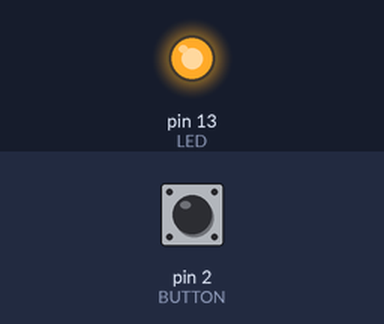
A sketch run on a simulated Arduino Uno, built with avr-gcc and run on an emulated ATmega328P. Shown: output pins drawn as LEDs (lit = HIGH). The inputs (shaded band) are chosen by the test bench; at power-on: pin 2 (BUTTON) HIGH.

Above: at 1.2 s.
1.3 s: pin 2 (BUTTON) pulled LOW for 0.15 s
At 2.6 s:
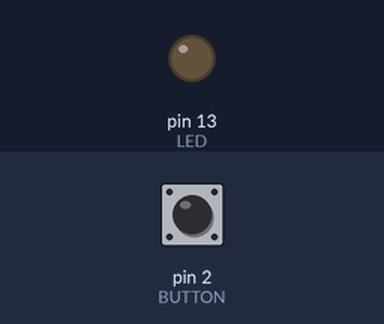
2.9 s: pin 2 (BUTTON) pulled LOW for 1 s
At 4.2 s:
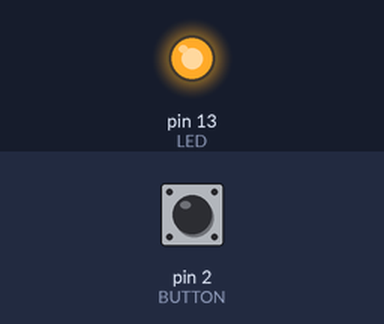
5.4 s: pin 2 (BUTTON) pulled LOW for 3.2 s
At 9.2 s:
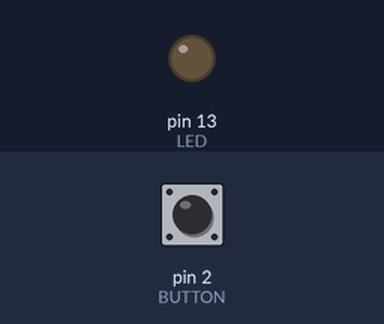
Timing chart, 0 to 10.7 s (numbered marks = the images above; inputs shaded):
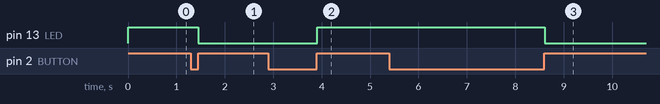

Measured:
- after the input at 1.3 s, pin 13 (LED): HIGH → LOW after 0.15 s
- after the input at 2.9 s, pin 13 (LED): LOW → HIGH after 1.0 s
- after the input at 5.4 s, pin 13 (LED): HIGH → LOW after 3.2 s

The sketch:

toggle.ino
```cpp
// A lamp toggled by each press of a button.
const int BUTTON = 2;
const int LED = 13;
int lit = 0;
int was = 0;

void setup() {
  pinMode(BUTTON, INPUT_PULLUP);
  pinMode(LED, OUTPUT);
  digitalWrite(LED, LOW);
}

void loop() {
  int now = digitalRead(BUTTON);
  if (now == 1 && was == 0) {
    lit = !lit;
    digitalWrite(LED, lit);
  }
  was = now;
  delay(10);
}
```
